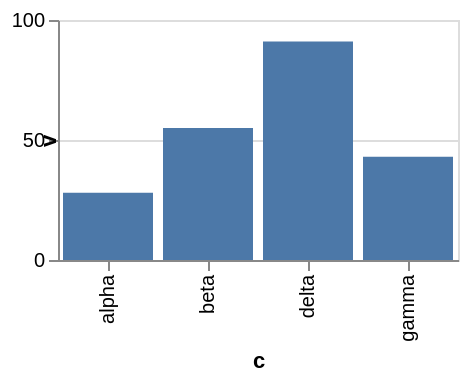

The Vega-Lite source for this figure:
### Vega-Lite specification from a JSON file in a GitHub repository (floating-point values rounded to 4 significant figures)
{"$schema": "https://vega.github.io/schema/vega-lite/v6.json", "width": 200, "height": 120, "data": {"values": [{"c": "alpha", "v": 28, "w": 3, "t": "2024-01-07"}, {"c": "beta", "v": 55, "w": 7, "t": "2024-03-19"}, {"c": "gamma", "v": 43, "w": 5, "t": "2024-06-02"}, {"c": "delta", "v": 91, "w": 9, "t": "2024-09-11"}]}, "mark": "bar", "encoding": {"x": {"field": "c", "type": "nominal"}, "y": {"field": "v", "type": "quantitative", "axis": {"titleX": 0.5}}}}
